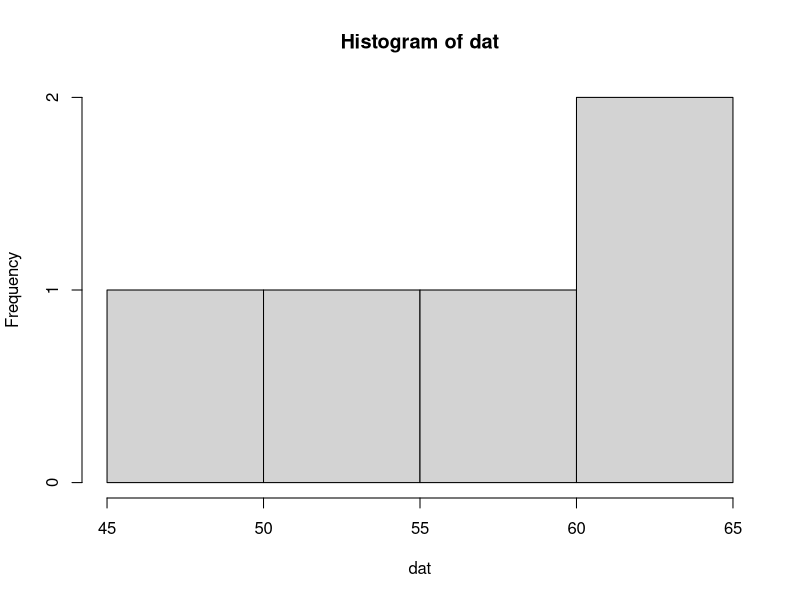
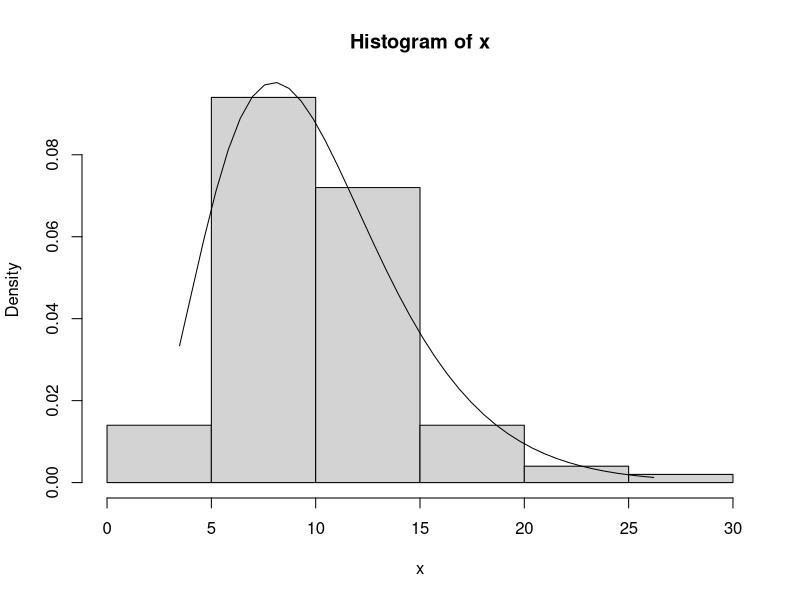
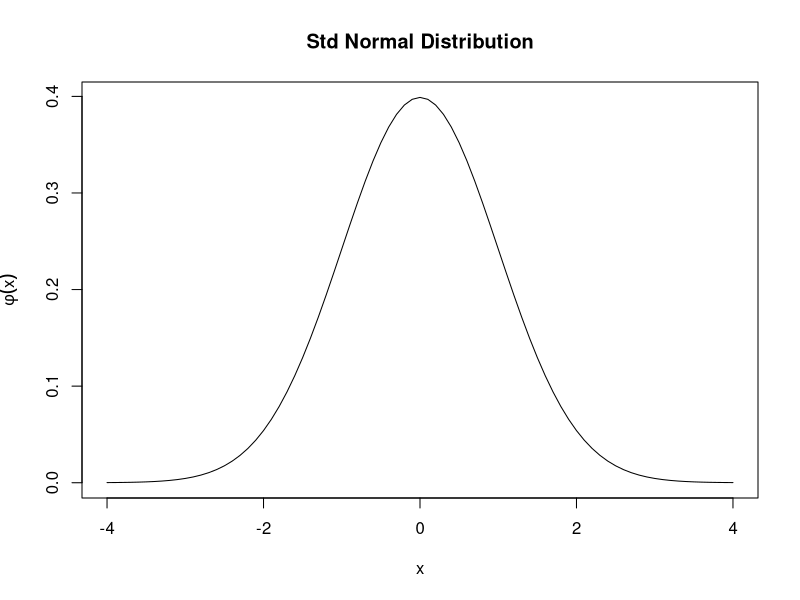
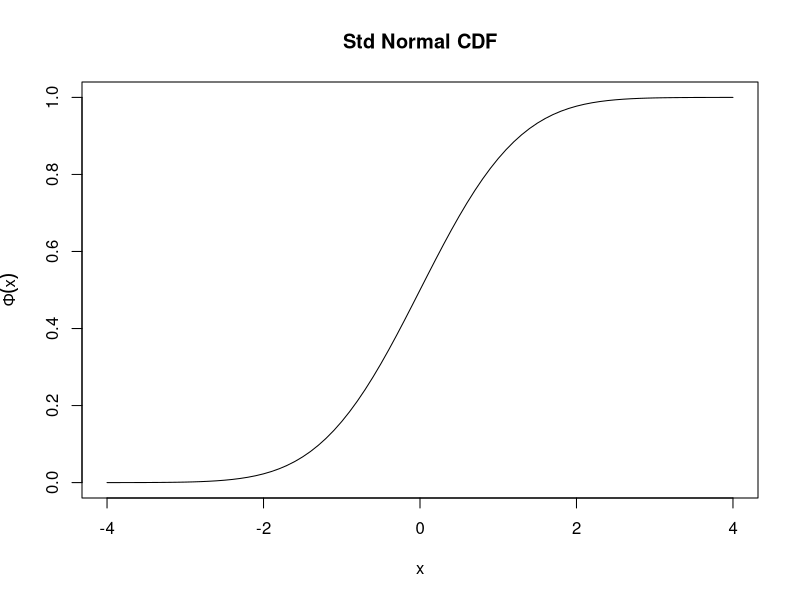
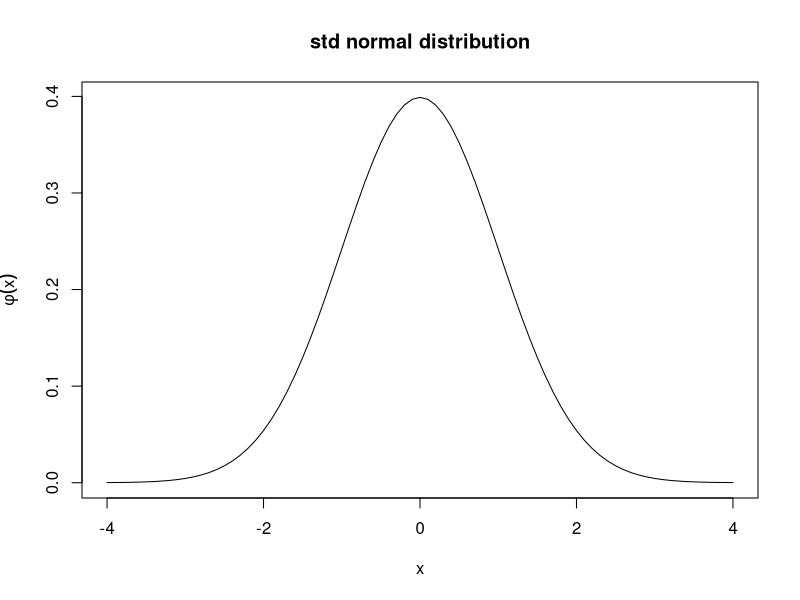
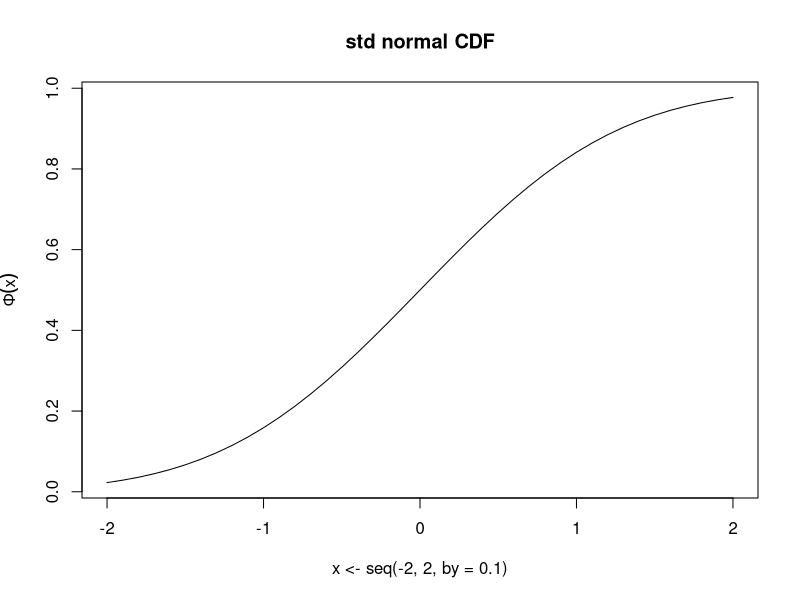
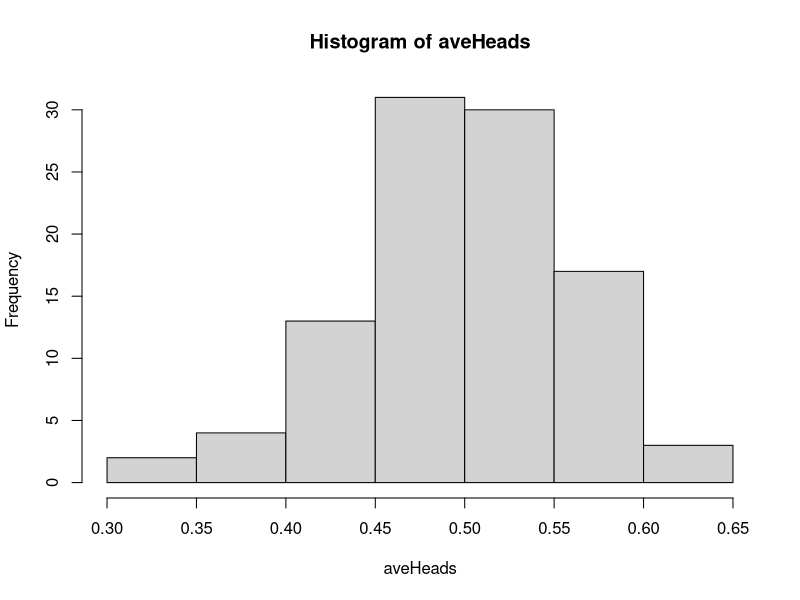

Here is the R script that generated these plots, in order:
## ---- chunk 1
set.seed(10)
# generate 5 observations from a N(60, 10^2)
dat <- round(rnorm(5, mean=60, sd=10), 1)
# summary info : quantiles and mean/median
summary(dat)
# histogram 
hist(dat)
## ---- chunk 2
x <- rchisq(100, 10)    # 100 samples of chi-squared 10
h <- hist(x, freq=FALSE)  # create histogram

# superimpose chisq density over histogram
xfit <- seq(min(x), max(x), length=40)
yfit <- dchisq(xfit, 10)    # chisq density
lines(xfit, yfit)
## ---- chunk 3
x <- seq(-4, 4, by=0.1)
# pdf
plot(x, dnorm(x), type="l", main="Std Normal Distribution", ylab=expression(paste(phi(x))))
# cdf
plot(x, pnorm(x), type="l", main="Std Normal CDF", xlab="x", ylab=expression(paste(Phi(x))))
## ---- chunk 4
x <- seq(-4, 4, by=0.1)
plot(x, dnorm(x), type="l", main="std normal distribution", ylab=expression(paste(phi(x))))
## ---- chunk 5
plot(x<-seq(-2, 2, by=0.1), pnorm(x), type="l", main="std normal CDF", ylab=expression(paste(Phi(x))))
## ---- chunk 6
# X ~ N(5,3)        
# evaluate P(X<6)
pnorm(6, mean=5, sd=sqrt(3))
# evaluate P(4<X<6)
pnorm(6, mean=5, sd=sqrt(3)) - pnorm(4, mean=5, sd=sqrt(3))
## ---- chunk 7
# flipping a coin 60 times 
set.seed(3)
totalHeads <- rbinom(100, 60, 0.5) 
aveHeads <- totalHeads / 60;
hist(aveHeads)
